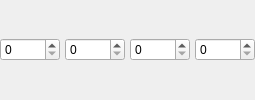
        <widget class="QWidget" name="page_13">
         <layout class="QHBoxLayout" name="horizontalLayout_15">
          <property name="spacing">
           <number>5</number>
          </property>
          <property name="leftMargin">
           <number>0</number>
          </property>
          <property name="topMargin">
           <number>0</number>
          </property>
          <property name="rightMargin">
           <number>0</number>
          </property>
          <property name="bottomMargin">
           <number>0</number>
          </property>
          <item>
           <widget class="QSpinBox" name="borderRadiusTopLeft">
            <property name="minimumSize">
             <size>
              <width>60</width>
              <height>0</height>
             </size>
            </property>
            <property name="toolTip">
             <string>右上</string>
            </property>
           </widget>
          </item>
          <item>
           <widget class="QSpinBox" name="borderRadiusTopRight">
            <property name="minimumSize">
             <size>
              <width>60</width>
              <height>0</height>
             </size>
            </property>
            <property name="toolTip">
             <string>右上</string>
            </property>
           </widget>
          </item>
          <item>
           <widget class="QSpinBox" name="borderRadiusBottomLeft">
            <property name="minimumSize">
             <size>
              <width>60</width>
              <height>0</height>
             </size>
            </property>
            <property name="toolTip">
             <string>左下</string>
            </property>
           </widget>
          </item>
          <item>
           <widget class="QSpinBox" name="borderRadiusBottomRight">
            <property name="minimumSize">
             <size>
              <width>60</width>
              <height>0</height>
             </size>
            </property>
            <property name="toolTip">
             <string>右下</string>
            </property>
           </widget>
          </item>
         </layout>
        </widget>
